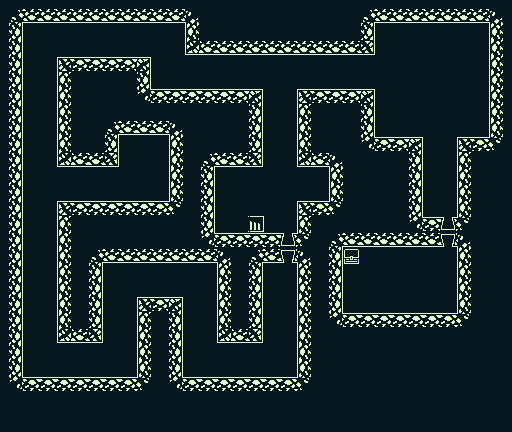

Tiled map render using the project's own tile images. Description and the map definition, with tile-layer contents summarised, below:
An orthogonal 64x54 tile map with 8x8 px tiles, 2 tile layers (Tile Layer 1, walls), 1 hidden layer not drawn, 2 tilesets.

<map version="1.5" tiledversion="1.7.2" orientation="orthogonal" renderorder="right-down" width="64" height="54" tilewidth="8" tileheight="8" infinite="0" nextlayerid="4" nextobjectid="1">
 <tileset firstgid="1" name="backgroundTiles" tilewidth="16" tileheight="16" tilecount="40" columns="10">
  <image source="../backgroundTiles.png" width="160" height="64" />
 </tileset>
 <tileset firstgid="41" name="actorTiles" tilewidth="16" tileheight="16" tilecount="20" columns="5">
  <image source="../actorTiles.png" width="80" height="64" />
 </tileset>
 <layer id="1" name="Tile Layer 1" width="64" height="54">
  <data>[3456 cells, 3456 non-empty, 1 distinct tile ids]</data>
 </layer>
 <layer id="2" name="walls" width="64" height="54">
  <data>[3456 cells, 264 non-empty, 17 distinct tile ids]</data>
 </layer>
 <layer id="3" name="actor" width="64" height="54" visible="0">
  <data>[3456 cells, 17 non-empty, 8 distinct tile ids]</data>
 </layer>
</map>
